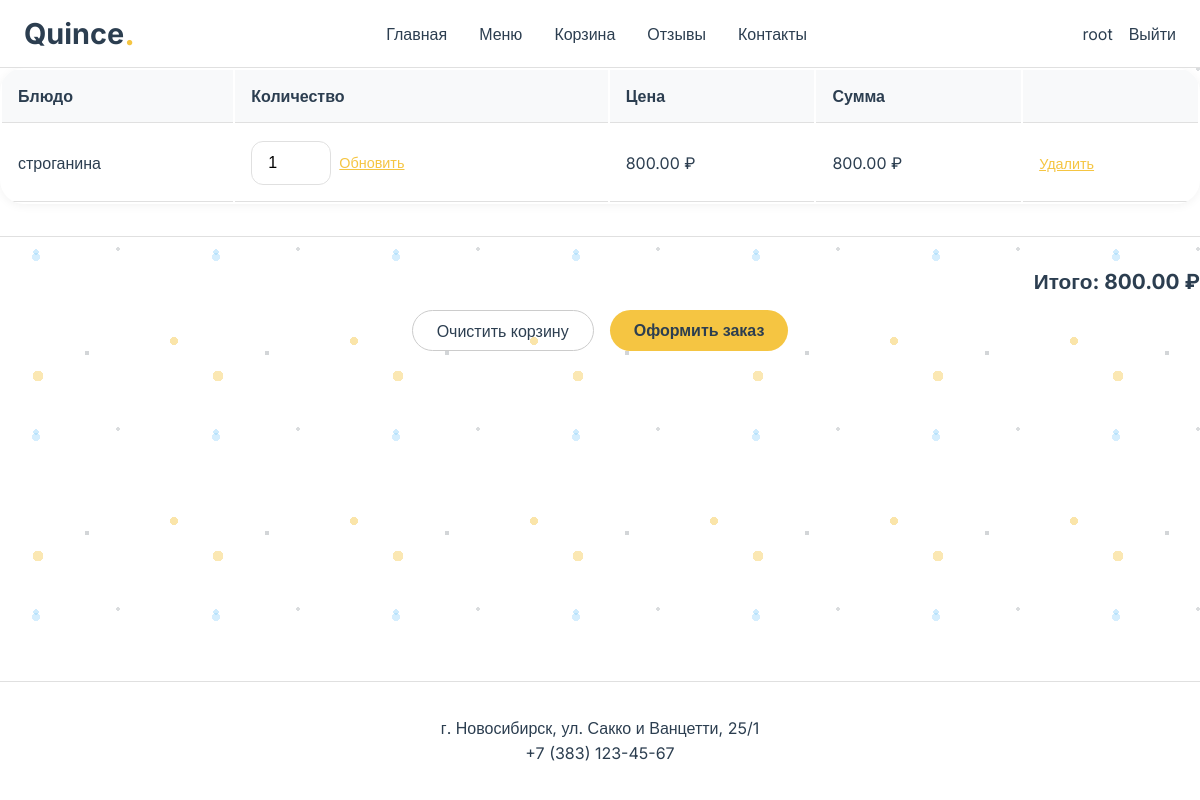
/cart/ (signed in), run on an earlier commit of the app's database.
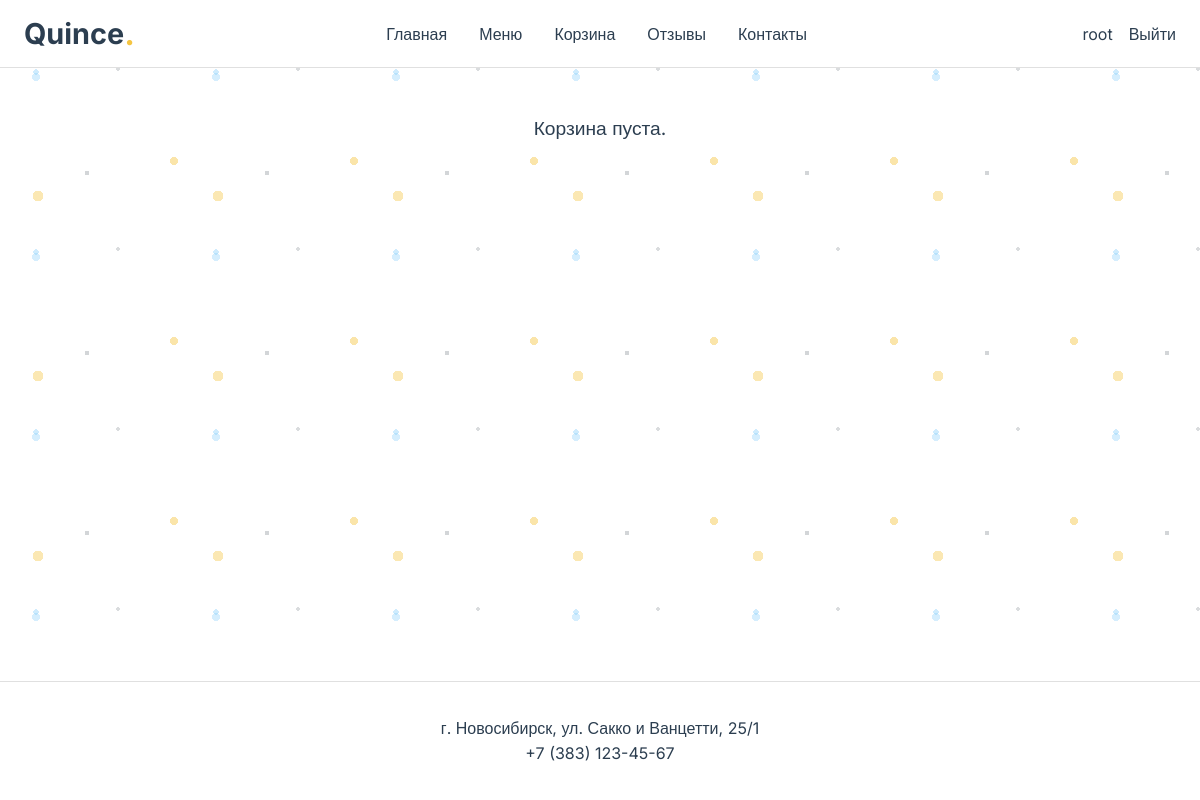
And on a later commit of the database.
### main/models.py (models this page shows, shortened)
class CartItem(models.Model):
    user = models.ForeignKey(User, on_delete=models.CASCADE, related_name='cart_items')
    dish = models.ForeignKey(Dish, on_delete=models.CASCADE)
    quantity = models.PositiveIntegerField(default=1)
    def get_total(self):
        return self.dish.price * self.quantity

class Dish(models.Model):
    name = models.CharField(max_length=200)
    price = models.DecimalField(max_digits=10, decimal_places=2)
    category = models.ForeignKey(Category, on_delete=models.CASCADE, related_name='dishes')
    image = models.ImageField(upload_to='dishes/', blank=True, null=True)
    is_available = models.BooleanField(default=True)
    composition = models.TextField('Состав блюда', blank=True)
    nutrition = models.CharField('КБЖУ', max_length=100, blank=True)
    class Meta:
        indexes = [
            models.Index(fields=['category', 'is_available']),
            models.Index(fields=['name']),
        ]

### main/views.py (the view)
# urls.py: path('cart/', views.cart_view, name='cart'),
@login_required
def cart_view(request):
    cart_items = CartItem.objects.filter(user=request.user)
    total = sum(item.get_total() for item in cart_items)
    return render(request, 'main/cart.html', {'cart_items': cart_items, 'total': total})

### main/templates/main/cart.html (shortened to what this page needs)
{% extends 'main/base.html' %}
{% load static %}
{% block content %}
<div class="container">
    {% if cart_items %}
        <div class="cart-table-wrapper">
            <table class="cart-table">
                <thead>
                    <tr>
                        <th>Блюдо</th>
                        <th>Количество</th>
                        <th>Цена</th>
                        <th>Сумма</th>
                        <th></th>
                    </tr>
                </thead>
                <tbody>
                    {% for item in cart_items %}
                    <tr>
                        <td>{{ item.dish.name }}</td>
                        <td>
                            <form method="post" action="{% url 'update_cart' item.id %}" style="display:flex; gap:0.5rem; align-items:center;">
                                <input type="number" name="quantity" value="{{ item.quantity }}" min="1" class="form-control" style="width:80px;">
                                <button type="submit" class="btn-update">Обновить</button>
                            </form>
                         </td>
                        <td>{{ item.dish.price }} ₽</td>
                        <td>{{ item.get_total }} ₽</td>
                        <td><a href="{% url 'remove_from_cart' item.id %}" class="btn-remove">Удалить</a></td>
                    </tr>
                    {% endfor %}
                </tbody>
            </table>
            <div class="cart-summary">
                <div class="cart-total">
                    <strong>Итого: {{ total }} ₽</strong>
                </div>
                <div class="cart-actions">
                    <a href="{% url 'clear_cart' %}" class="btn-clear" onclick="return confirm('Очистить всю корзину?');">Очистить корзину</a>
                    <a href="{% url 'checkout' %}" class="btn-book">Оформить заказ</a>
                </div>
            </div>
        </div>
    {% else %}
        <div style="text-align: center; padding: 3rem; font-size: 1.2rem;">
            Корзина пуста.
         </div>
    {% endif %}
</div>
{% endblock %}

What changed in the data, as far as the page shows it:
removed CartItem: dish.name "строганина", quantity "1", dish.price "800.00", get_total "800.00"
Also different on the page:
{{ total }}: "800.00" → (not shown)
text no longer shown: "Блюдо Количество Цена Сумма Итого: ₽ Очистить корзину Оформить заказ"
text now shown: "Корзина пуста."
